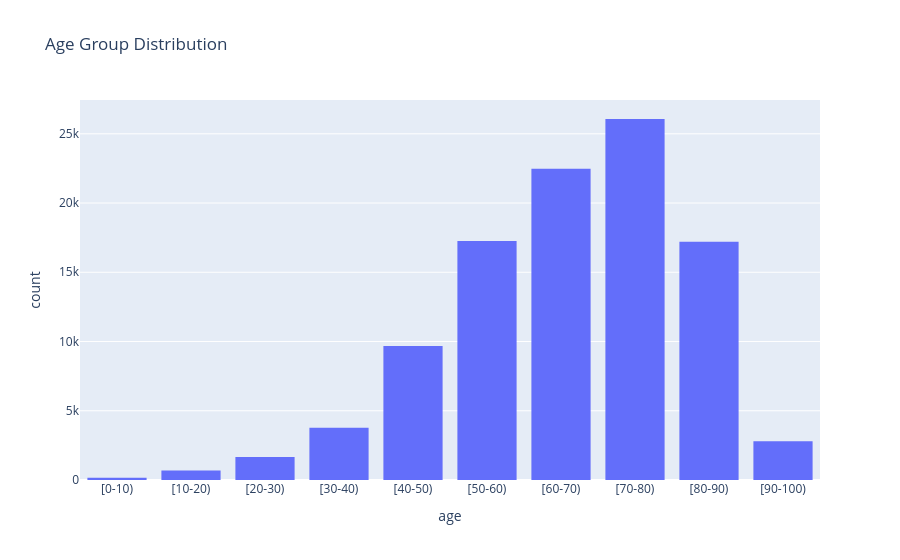

The cell this chart's notebook holds for it:
### Code cell
# plotly version

fig = px.histogram(
    df,
    x="age",
    title="Age Group Distribution"
)

fig.show()

### Figure 1 — Plotly figure (JSON) as saved in the notebook; plotly's stock layout.template omitted (floating-point values rounded to 4 significant figures; data arrays with more than 128 entries replaced by an {"elided": "..."} marker saying what was removed)
{"data": [{"bingroup": "x", "hovertemplate": "age=%{x}<br>count=%{y}<extra></extra>", "legendgroup": "", "marker": {"color": "#636efa", "pattern": {"shape": ""}}, "name": "", "orientation": "v", "showlegend": false, "type": "histogram", "x": {"elided": "101766 str values"}, "xaxis": "x", "yaxis": "y"}], "layout": {"barmode": "relative", "legend": {"tracegroupgap": 0}, "title": {"text": "Age Group Distribution"}, "xaxis": {"anchor": "y", "domain": [0, 1], "title": {"text": "age"}}, "yaxis": {"anchor": "x", "domain": [0, 1], "title": {"text": "count"}}}}
